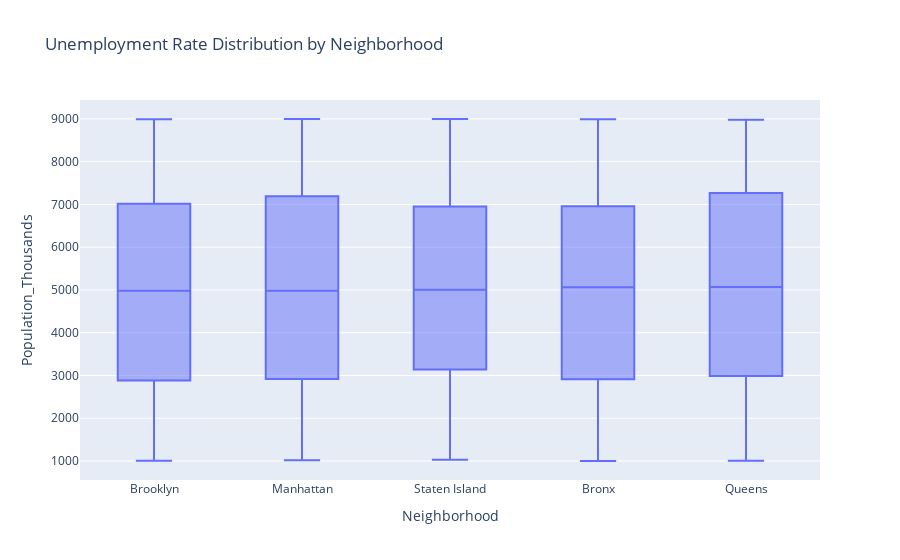

Here is the notebook cell this chart was saved with:
### Code cell
import plotly.express as px

fig = px.box(df, x='Neighborhood', y='Population_Thousands', title='Unemployment Rate Distribution by Neighborhood')
fig.show()

### Figure 1 — Plotly figure (JSON) as saved in the notebook; plotly's stock layout.template omitted (floating-point values rounded to 4 significant figures; data arrays with more than 128 entries replaced by an {"elided": "..."} marker saying what was removed)
{"data": [{"alignmentgroup": "True", "hovertemplate": "Neighborhood=%{x}<br>Population_Thousands=%{y}<extra></extra>", "legendgroup": "", "marker": {"color": "#636efa"}, "name": "", "notched": false, "offsetgroup": "", "orientation": "v", "showlegend": false, "type": "box", "x": {"elided": "5000 str values"}, "x0": " ", "xaxis": "x", "y": {"elided": "5000 int values"}, "y0": " ", "yaxis": "y"}], "layout": {"autosize": true, "boxmode": "group", "legend": {"tracegroupgap": 0}, "title": {"text": "Unemployment Rate Distribution by Neighborhood"}, "xaxis": {"anchor": "y", "autorange": true, "domain": [0, 1], "range": [-0.5, 4.5], "title": {"text": "Neighborhood"}, "type": "category"}, "yaxis": {"anchor": "x", "autorange": true, "domain": [0, 1], "range": [555.7, 9442.0], "title": {"text": "Population_Thousands"}, "type": "linear"}}}
